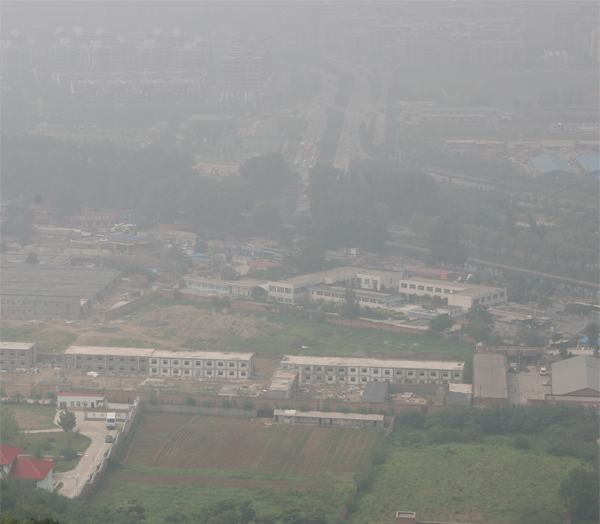
%> input picture InputImages/canon_input.png, 600 x 524 px; its folder holds only this picture in this run
$ octave demo.m   (GNU Octave 9; MATLAB toolbox functions it lacks are replaced by stand-ins)
%> lines starting %> are read from the running program, lines starting %| are printed output that depends on the picture
### CEEF.m
function result = CEEF(img)

img_haze = im2double(img);
[H, W, C] = size(img_haze);
I = zeros(H, W, C, 5);
range = linspace(1, 5, 5);
%% GC
% I(:, :, :, 5) = img_haze;
for i = 2:5
     I(:, :, :, i) = img_haze .^ range(i);
end
%% CP-AHE
imageIn = img;
sizeIn = size(imageIn);
width = sizeIn(2);
height = sizeIn(1);

imageInComb = zeros(height, width*3);
imageInComb(:, 1:3:end) = imageIn(:, :, 1);
imageInComb(:, 2:3:end) = imageIn(:, :, 2);
imageInComb(:, 3:3:end) = imageIn(:, :, 3);

imageOutComb = adapthisteq(uint8(imageInComb));

imageOut = zeros(height, width, 3);
imageOut(:, :, 1) = imageOutComb(:, 1:3:end);
imageOut(:, :, 2) = imageOutComb(:, 2:3:end);
imageOut(:, :, 3) = imageOutComb(:, 3:3:end);
I(:, :, :, 1) = im2double(uint8(imageOut));

%%
%% FSPD-MEF
%% the finest scale
r1 = 5;
[ D1,i_mean1,aa1,N1] = scale_fine(I,r1);

%% the intermediate  scale
[w,h,~,~]=size(I);
nlev = floor(log(min(w,h)) / log(2))-3;
D2 = cell(nlev,1);
aa2= cell(nlev,1);
N2= cell(nlev,1);

r2 = 4;
r2_reconstruct = zeros(1,nlev);
for ii=1:nlev
    r2_reconstruct(ii) = r2;
    [ D2{ii},i_mean2,aa2{ii},N2{ii}] = scale_interm(i_mean1,r2);
    i_mean1=i_mean2;
    r2 = max(r2-1,1);
end


%% the coarsest  scale
r3=max(r2-1,1);
[fI3,i_mean3,aa3,N3] = scale_coarse(i_mean2,r3);

%% reconstruct
%% Intermediate layers
for ii = nlev:-1:1
    temp=aa2{ii};
    fI=zeros(size(temp));
    fI(1:2:size(temp,1),1:2:size(temp,2))=fI3;
    B2=boxfilter(fI, r2_reconstruct(ii))./ N2{ii}+D2{ii};

    fI3=B2;
end
%% finest layers
fI=zeros(size(aa1));
fI(1:2:size(aa1,1),1:2:size(aa1,2))=B2;
B1=boxfilter(fI, r1)./ N1;
result = repmat(B1,[1 1 3])+D1;
end

### scale_fine.m
% ========================================================================
% Fast Multi-Scale Structural Patch Decomposition for Multi-Exposure Image Fusion, TIP,2020
% algorithm Version 1.0
% Copyright(c) 2020, Hui Li, Kede Ma, Yongwei Yong and Lei Zhang
% All Rights Reserved.
% ----------------------------------------------------------------------
% Permission to use, copy, or modify this software and its documentation
% for educational and research purposes only and without fee is hereby
% granted, provided that this copyright notice and the original authors'
% names appear on all copies and supporting documentation. This program
% shall not be used, rewritten, or adapted as the basis of a commercial
% software or hardware product without first obtaining permission of the
% authors. The authors make no representations about the suitability of
% this software for any purpose. It is provided "as is" without express
% or implied warranty.
%----------------------------------------------------------------------
% Please refer to the following paper:
% H. Li et al., "Fast Multi-Scale Structural Patch Decomposition for Multi-Exposure Image Fusion, 2020" In press
% IEEE Transactions on Image Processing
% Please kindly report any suggestions or corrections to xiaohui102788@126.com
%----------------------------------------------------------------------

function [fI3, i_meant,aa,N1] = scale_fine(imgSeqColor,r)

[h,w,c,n]=size(imgSeqColor);
N = boxfilter(ones(h, w), r);

tem=ones(h, w);
tem(:,2:2:w)=0;
tem(2:2:h,:)=0;
N1= boxfilter(tem, r);


p=4;

[WD, Cmax,i_mean2]= weight_cal_detail(imgSeqColor,p,r);
WD=WD.*repmat(Cmax,[1 1 n]);


% WD= weight_cal(imgSeqColor,[0 0 0 0 1 0 0]);


% WB= weight_cal(imgSeqColor,[0 0 0 0 0 1 0]);
% WD=WB;

F_temp2_detail=zeros(h,w,c,n);
% F_temp2_base=zeros(h,w,c,n);


%% approximate aggregation through averaging(mean filter) the weight map
i_meant=zeros(ceil(h/2),ceil(w/2),2);

% tic
for i = 1:n


    aa=i_mean2(:,:,i).*tem;
    i_meant(:,:,i)=aa(1:2:h,1:2:w);
    W_D1=boxfilter(i_mean2(:,:,i).*WD(:,:,i), r)./ N;
    W_D2=boxfilter(WD(:,:,i), r)./ N;

    F_temp2_detail(:,:,:,i)=repmat(W_D2,[1 1 3]).*imgSeqColor(:,:,:,i)-repmat(W_D1,[1 1 3]);


end


fI3=sum(F_temp2_detail,4);
% toc

%figure,imshow(mat2gray(fI3))


end

### boxfilter.m
function imDst = boxfilter(imSrc, r)

%   BOXFILTER   O(1) time box filtering using cumulative sum
%
%   - Definition imDst(x, y)=sum(sum(imSrc(x-r:x+r,y-r:y+r)));
%   - Running time independent of r;
%   - Equivalent to the function: colfilt(imSrc, [2*r+1, 2*r+1], 'sliding', @sum);
%   - But much faster.

[hei, wid] = size(imSrc);
imDst = zeros(size(imSrc));

%cumulative sum over Y axis
imCum = cumsum(imSrc, 1);
%difference over Y axis
imDst(1:r+1, :) = imCum(1+r:2*r+1, :);
imDst(r+2:hei-r, :) = imCum(2*r+2:hei, :) - imCum(1:hei-2*r-1, :);
imDst(hei-r+1:hei, :) = repmat(imCum(hei, :), [r, 1]) - imCum(hei-2*r:hei-r-1, :);

%cumulative sum over X axis
imCum = cumsum(imDst, 2);
%difference over Y axis
imDst(:, 1:r+1) = imCum(:, 1+r:2*r+1);
imDst(:, r+2:wid-r) = imCum(:, 2*r+2:wid) - imCum(:, 1:wid-2*r-1);
imDst(:, wid-r+1:wid) = repmat(imCum(:, wid), [1, r]) - imCum(:, wid-2*r:wid-r-1);
end

### weight_cal_detail.m
% ========================================================================
% Fast Multi-Scale Structural Patch Decomposition for Multi-Exposure Image Fusion, TIP,2020
% algorithm Version 1.0
% Copyright(c) 2020, Hui Li, Kede Ma, Yongwei Yong and Lei Zhang
% All Rights Reserved.
% ----------------------------------------------------------------------
% Permission to use, copy, or modify this software and its documentation
% for educational and research purposes only and without fee is hereby
% granted, provided that this copyright notice and the original authors'
% names appear on all copies and supporting documentation. This program
% shall not be used, rewritten, or adapted as the basis of a commercial
% software or hardware product without first obtaining permission of the
% authors. The authors make no representations about the suitability of
% this software for any purpose. It is provided "as is" without express
% or implied warranty.
%----------------------------------------------------------------------
% Please refer to the following paper:
% H. Li et al., "Fast Multi-Scale Structural Patch Decomposition for Multi-Exposure Image Fusion, 2020" In press
% IEEE Transactions on Image Processing
% Please kindly report any suggestions or corrections to xiaohui102788@126.com
%----------------------------------------------------------------------
function [sMap,Cmax,i_mean2] = weight_cal_detail(I,p,r)
R=2*r+1;

[h,w,~,~]=size(I);
N1 = boxfilter(ones(h, w), r);

% countWindowt = ones(R, R);
% countWindow=countWindowt./sum(countWindowt(:));
if size(I,4)==1
N = size(I,3);
else
    N = size(I,4);
end

C = zeros(size(I,1),size(I,2),N);
i_mean2=zeros(size(I,1),size(I,2),N);
for i = 1:N

    if size(I,4)==1
    img = I(:,:,i);
        i_mean2(:,:,i)=boxfilter(img, r)./ N1;
     i_var2= boxfilter(img.*img, r) ./ N1- i_mean2(:,:,i).* i_mean2(:,:,i);

    i_var2=sqrt(max(i_var2,0));

    C(:,:,i) = i_var2 * sqrt( R^2  )+ 1e-12; % signal strengh
    else
       img = I(:,:,:,i);


       i_mean2(:,:,i)=boxfilter(img(:,:,1), r)./ N1+boxfilter(img(:,:,2), r)./ N1+boxfilter(img(:,:,3), r)./ N1;
        i_mean2(:,:,i)= i_mean2(:,:,i)./3;


%      i_var22= (boxfilter(img(:,:,1).*img(:,:,1), r)+ boxfilter(img(:,:,2).*img(:,:,2), r)+...
%          boxfilter(img(:,:,3).*img(:,:,3), r))./ N1- i_mean2(:,:,i).* i_mean2(:,:,i);
   i_var2= boxfilter(img(:,:,1).*img(:,:,1), r)./ N1+ boxfilter(img(:,:,2).*img(:,:,2), r)./ N1+...
         boxfilter(img(:,:,3).*img(:,:,3), r)./ N1- i_mean2(:,:,i).* i_mean2(:,:,i)*3;

    i_var2 = i_var2./3;


% %      b =  i_mean2(:,:,i) - a .*  i_mean2(:,:,i);
%       i_mean(:,:,i)= i_mean2(:,:,i).*(1-edg(:,:,i))+edg(:,:,i).*img;

%       i_mean(:,:,i)=guidedfilter(img, img, r, 0.01);

    i_var2=sqrt(max(i_var2,0));
%        sigma = sqrt( max( sigmaSq, 0 ) );
%     ed = sigma * sqrt( wSize^2 * s3 ) +1e-12 ; % signal strengh

    C(:,:,i) = i_var2 * sqrt( 3*R^2  )+ 1e-12; % signal strengh

%  img = mean(I(:,:,i),3);
    end

%     i_mean2=filter2(countWindow,img,'same');
%     i_var2=filter2(countWindow,img.*img,'same')-i_mean2.*i_mean2;


end
Cmax=max(C,[],3);
% Cmax=repmat(Cmax,[1 1 3]);


sMap1 = C.^p; % signal structure weighting map
sMap2 = C.^(p-1);
sMap = sMap1 + 1e-12;
normalizer = sum(sMap,3);
sMap = sMap2 ./ repmat(normalizer,[1, 1, N]) ;

### scale_interm.m
% ========================================================================
% Fast Multi-Scale Structural Patch Decomposition for Multi-Exposure Image Fusion, TIP,2020
% algorithm Version 1.0
% Copyright(c) 2020, Hui Li, Kede Ma, Yongwei Yong and Lei Zhang
% All Rights Reserved.
% ----------------------------------------------------------------------
% Permission to use, copy, or modify this software and its documentation
% for educational and research purposes only and without fee is hereby
% granted, provided that this copyright notice and the original authors'
% names appear on all copies and supporting documentation. This program
% shall not be used, rewritten, or adapted as the basis of a commercial
% software or hardware product without first obtaining permission of the
% authors. The authors make no representations about the suitability of
% this software for any purpose. It is provided "as is" without express
% or implied warranty.
%----------------------------------------------------------------------
% Please refer to the following paper:
% H. Li et al., "Fast Multi-Scale Structural Patch Decomposition for Multi-Exposure Image Fusion, 2020" In press
% IEEE Transactions on Image Processing
% Please kindly report any suggestions or corrections to xiaohui102788@126.com
%----------------------------------------------------------------------

function [fI3, i_meant,aa,N1] = scale_interm(imgSeqColor,r)

[h,w,n]=size(imgSeqColor);
N = boxfilter(ones(h, w), r);


tem=ones(h, w);
tem(:,2:2:w)=0;
tem(2:2:h,:)=0;
N1= boxfilter(tem, r);


p=4;


[WD, Cmax,i_mean2]= weight_cal_detail(imgSeqColor,p,r);
WD=WD.*repmat(Cmax,[1 1 n]);

% WD= weight_cal_gray(imgSeqColor,[0 0 0 1 1 0 0]);

% WB= weight_cal_gray(imgSeqColor,[0 0 0 0 0 1 0]);
% WD=WB;

F_temp2_detail=zeros(h,w,n);
% F_temp2_base=zeros(h,w,n);


%% approximate aggregation through averaging(mean filter) the weight map

i_meant=zeros(ceil(h/2),ceil(w/2),2);
% tic
for i = 1:n


    aa=i_mean2(:,:,i).*tem;
    i_meant(:,:,i)=aa(1:2:h,1:2:w);
    %      i_meant2(:,:,i)=i_meant(:,:,i).*(1-edg(:,:,i));

    %     W_D1=boxfilter(aa.*WD(:,:,i), r)./ N;
    %     W_D2=boxfilter(tem.*WD(:,:,i), r)./ N;

    W_D1=boxfilter(i_mean2(:,:,i).*WD(:,:,i), r)./ N;
    W_D2=boxfilter(WD(:,:,i), r)./ N;

    F_temp2_detail(:,:,i)=W_D2.*(imgSeqColor(:,:,i))-W_D1;

end


fI3=sum(F_temp2_detail,3);
% toc

%figure,imshow(mat2gray(fI3))


end

### scale_coarse.m
% ========================================================================
% Fast Multi-Scale Structural Patch Decomposition for Multi-Exposure Image Fusion, TIP,2020
% algorithm Version 1.0
% Copyright(c) 2020, Hui Li, Kede Ma, Yongwei Yong and Lei Zhang
% All Rights Reserved.
% ----------------------------------------------------------------------
% Permission to use, copy, or modify this software and its documentation
% for educational and research purposes only and without fee is hereby
% granted, provided that this copyright notice and the original authors'
% names appear on all copies and supporting documentation. This program
% shall not be used, rewritten, or adapted as the basis of a commercial
% software or hardware product without first obtaining permission of the
% authors. The authors make no representations about the suitability of
% this software for any purpose. It is provided "as is" without express
% or implied warranty.
%----------------------------------------------------------------------
% Please refer to the following paper:
% H. Li et al., "Fast Multi-Scale Structural Patch Decomposition for Multi-Exposure Image Fusion, 2020" In press
% IEEE Transactions on Image Processing
% Please kindly report any suggestions or corrections to xiaohui102788@126.com
%----------------------------------------------------------------------

function [fI3, i_meant,aa,N1] = scale_coarse(imgSeqColor,r)

[h,w,n]=size(imgSeqColor);
N = boxfilter(ones(h, w), r);

tem=ones(h, w);
tem(:,2:2:w)=0;
tem(2:2:h,:)=0;
N1= boxfilter(tem, r);

% N1=N;

p=6;

[WD, Cmax,i_mean2]= weight_cal_detail(imgSeqColor,p,r);

WD=WD.*repmat(Cmax,[1 1 n]);


% [6 lines of commented-out code are left out]
brightness='our';
% brightness='gamma';


WB= weight_cal_base(imgSeqColor,[0 0 0 0 1 1 0],brightness);

% WB_mask= weight_cal_gray(imgSeqColor,[0 0 0 0 0 0 1],brightness);
% WB=WB;


F_temp2_detail=zeros(h,w,n);
F_temp2_base=zeros(h,w,n);
F_temp2=zeros(h,w,n);


%% approximate aggregation through averaging(mean filter) the weight map
i_meant=zeros(ceil(h/2),ceil(w/2),2);

% tic
for i = 1:n


    aa=i_mean2(:,:,i).*tem;
    i_meant(:,:,i)=aa(1:2:h,1:2:w);

    %     W_D1=boxfilter(aa.*WD(:,:,i), r)./ N1;
    %     W_D2=boxfilter(WD(:,:,i).*tem, r)./ N1;
    %     W_B2=boxfilter(aa.*WB(:,:,i), r)./ N1;

    W_D1=boxfilter(i_mean2(:,:,i).*WD(:,:,i), r)./ N;
    W_D2=boxfilter(WD(:,:,i), r)./ N;
    W_B2=boxfilter(i_mean2(:,:,i).*WB(:,:,i), r)./ N;


    %     W_B2=boxfilter(imgSeqColor(:,:,i).*WB(:,:,i), r)./ N;


    F_temp2_detail(:,:,i)=W_D2.*(imgSeqColor(:,:,i))-W_D1;


    F_temp2_base(:,:,i)= W_B2;

    F_temp2(:,:,i)=F_temp2_detail(:,:,i)+F_temp2_base(:,:,i);

end


fI3=sum(F_temp2,3);
% toc

%figure, imshow(mat2gray(sum(F_temp2_detail,3)))
%figure, imshow(mat2gray(sum(F_temp2_base,3)))

end

### weight_cal_base.m
% ========================================================================
% Fast Multi-Scale Structural Patch Decomposition for Multi-Exposure Image Fusion, TIP,2020
% algorithm Version 1.0
% Copyright(c) 2020, Hui Li, Kede Ma, Yongwei Yong and Lei Zhang
% All Rights Reserved.
% ----------------------------------------------------------------------
% Permission to use, copy, or modify this software and its documentation
% for educational and research purposes only and without fee is hereby
% granted, provided that this copyright notice and the original authors'
% names appear on all copies and supporting documentation. This program
% shall not be used, rewritten, or adapted as the basis of a commercial
% software or hardware product without first obtaining permission of the
% authors. The authors make no representations about the suitability of
% this software for any purpose. It is provided "as is" without express
% or implied warranty.
%----------------------------------------------------------------------
% Please refer to the following paper:
% H. Li et al., "Fast Multi-Scale Structural Patch Decomposition for Multi-Exposure Image Fusion, 2020" In press
% IEEE Transactions on Image Processing
% Please kindly report any suggestions or corrections to xiaohui102788@126.com
%----------------------------------------------------------------------
function W= weight_cal_base(I,m,brightness)

r = size(I,1);
c = size(I,2);
N = size(I,3);


W = ones(r,c,N);

%compute the measures and combines them into a weight map
contrast_parm = m(1);
sat_parm = m(2);
wexp_parm = m(3);
fangcha_parm = m(4);
gradient_parm=m(5);
wexp2_parm=m(6);
mask_parm=m(7);


if (contrast_parm > 0)
    W = W.*contrast(I).^contrast_parm;
end
if (sat_parm > 0)
    W = W.*saturation(I).^sat_parm;
end
if (wexp_parm > 0)
    W = W.*well_exposedness(I).^wexp_parm;
end
if (fangcha_parm > 0)
    W = W.*fangcha(I).^fangcha_parm;
end
if (gradient_parm > 0)
    W = W.*gradient(I).^gradient_parm;
end

if (wexp2_parm > 0)
    W = W.*well_exposedness2(I,brightness).^wexp2_parm;
end
if (mask_parm > 0)
    W = W.*mask(I).^mask_parm;
end


%normalize weights: make sure that weights sum to one for each pixel
W = W + 1e-12; %avoids division by zero
W = W./repmat(sum(W,3),[1 1 N]);
%%%%%%%%%%%%%%%%%%%%%%%%%%%%%%%%%%%%%%%%%%%%%%%%%%%%%%%%%%%%%%%%%%%%%%%%%%%%%

% contrast measure
% [11 lines left out: function contrast, not called in this run]

% std measure

% [13 lines left out: function fangcha, not called in this run]

% gradient measure

function C = gradient(I)

N = size(I,3);
C = zeros(size(I,1),size(I,2),N);
for i = 1:N

%     img = rgb2gray(I(:,:,:,i));
   img=I(:,:,i);

    C(:,:,i) = imgradient(img);
end


% saturation measure
% [11 lines left out: function saturation, not called in this run]


% well-exposedness measure
% [10 lines left out: function well_exposedness, not called in this run]


function C = well_exposedness2(I,brightness)
% sig = .2;
N = size(I,3);
C = zeros(size(I,1),size(I,2),N);
for i = 1:N

%  img = rgb2gray(I(:,:,:,i));
     img=I(:,:,i);

%      img((img>=0.95)|(img<=0))=1;

 M=ones(size(I,1),size(I,2))*mean(img(:));
 C(:,:,i)=meanfun(img,M,brightness);
end


% [14 lines left out: function mask, not called in this run]

### meanfun.m


% ========================================================================
% Fast Multi-Scale Structural Patch Decomposition for Multi-Exposure Image Fusion, TIP,2020
% algorithm Version 1.0
% Copyright(c) 2020, Hui Li, Kede Ma, Yongwei Yong and Lei Zhang
% All Rights Reserved.
% ----------------------------------------------------------------------
% Permission to use, copy, or modify this software and its documentation
% for educational and research purposes only and without fee is hereby
% granted, provided that this copyright notice and the original authors'
% names appear on all copies and supporting documentation. This program
% shall not be used, rewritten, or adapted as the basis of a commercial
% software or hardware product without first obtaining permission of the
% authors. The authors make no representations about the suitability of
% this software for any purpose. It is provided "as is" without express
% or implied warranty.
%----------------------------------------------------------------------
% Please refer to the following paper:
% H. Li et al., "Fast Multi-Scale Structural Patch Decomposition for Multi-Exposure Image Fusion, 2020" In press
% IEEE Transactions on Image Processing
% Please kindly report any suggestions or corrections to xiaohui102788@126.com
%----------------------------------------------------------------------

function Y=meanfun(X,X_mean,index,width,xielv)


switch index

    case 'direct'
       Y=X;
Y(Y>=0.5)=1-Y(Y>=0.5);
    case 'truncated'
if 0==exist('width','var')
    width=0.8;%????????
end
if 0==exist('xielv','var')

    xielv=0.2; %????????
end
Mexp=1-(max(abs(X-0.5),0.0)-0.0)/(0.5-0.0);
Mexp=min(Mexp,width)/width;
m=0.5;
Y=(atan((Mexp-m).*(tan(pi*m-xielv*m)-tan(-pi*m+xielv*m)))+pi*m-xielv*m)./(pi-xielv);

    case 'gussian_lg'
        lSig=0.5;
       gSig=0.2;
      Y =  exp( -.5 * ( (X_mean - .5).^2 /gSig.^2 +  (X - .5).^2 /lSig.^2 ) );
     case 'gussian_l'
         lSig=0.2;
         Y=exp((-(X-0.5).^2)./(lSig.^2*2));
    case 'our'    %% arctan
     Y5=2/pi*atan(20*(X.*(X<=0.5)));
Y6=2/pi*atan(20*((1-X).*(X>0.5)));
Y7=Y5+Y6;
Y=Y7;

    case 'gamma'
gamma=5;
% lSig=0.5;
y1=X.^gamma*(0.25.^(1-gamma)).*(X<=0.25);
 y2=(0.5-(0.5-X).^gamma*(0.25.^(1-gamma))).*(X>0.25&X<0.5);
  y3=(0.5-(0.5-(1-X)).^gamma*(0.25.^(1-gamma))).*(X>=0.5&X<0.75);
  y4=(1-X).^gamma*(0.25.^(1-gamma)).*(X>=0.75&X<=1);

  y5=X_mean.^gamma*(0.25.^(1-gamma)).*(X_mean<=0.25);
 y6=(0.5-(0.5-X_mean).^gamma*(0.25.^(1-gamma))).*(X_mean>0.25&X_mean<0.5);
  y7=(0.5-(0.5-(1-X_mean)).^gamma*(0.25.^(1-gamma))).*(X_mean>=0.5&X_mean<0.75);
  y8=(1-X_mean).^gamma*(0.25.^(1-gamma)).*(X_mean>=0.75&X_mean<=1);
%   y5=exp((-(X_mean-0.5).^2)./(lSig.^2*2));
% y=y1+y2+y3+y4+y5+y6+y7+y8;
y=y1+y2+y3+y4;
Y=2*y;
% Y=Y7./repmat(max(Y7),size(Y7,1),1);
end

% Y=(atan((Mexp-m).*(tan(pi*m-xielv*m)-tan(-pi*m+xielv*m)))+pi*m-xielv*m)./(pi-xielv);
% Y=exp(-(X-0.5).^2)./(lSig.^2*2);
% Y =  exp( -.5 * ( (X_mean - .5).^2 /gSig.^2 +  (X - .5).^2 /lSig.^2 ) );


%% huatu
% [16 lines of commented-out code are left out]

### demo.m
clc;clear all;close all;
InputPath = '.\InputImages\';
FileName = dir(strcat(InputPath, '*.png'));
for k=1:length(FileName)
    tempFileName = FileName(k).name;
    ImPath = strcat(InputPath, tempFileName);
    img = imread(ImPath);
%> img is the input picture: size 524x600x3 uint8; mean R, G, B 145.4, 145.7, 143.1
    %%
%     tic
    result = im2uint8(CEEF(img));
%> in CEEF, `imageOutComb = adapthisteq(uint8(imageInComb));`:
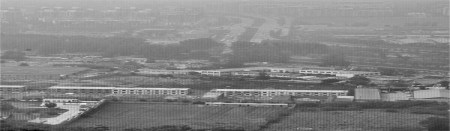
%> imageOutComb: size 524x1800 uint8 (shown at 1/4 size); min 0, max 255, mean 131.7
%> in boxfilter, `imDst(:, wid-r+1:wid) = repmat(imCum(:, wid), [1, r]) - imCum(:, wid-2..`:
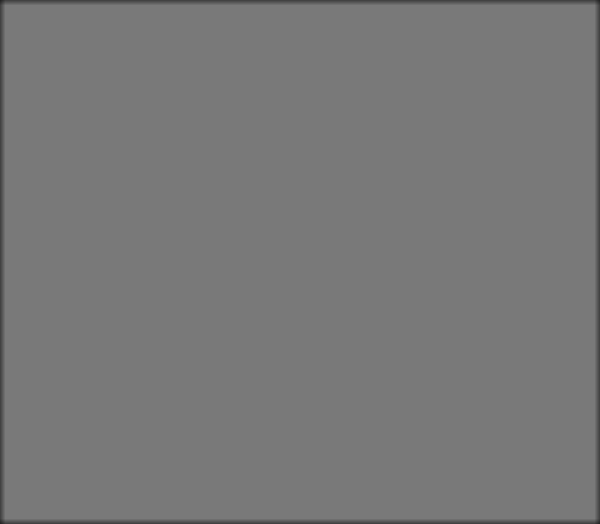
%> imDst: size 524x600 double; min 36, max 121, mean 119.8
%> in scale_fine, `tem(:,2:2:w)=0;`:
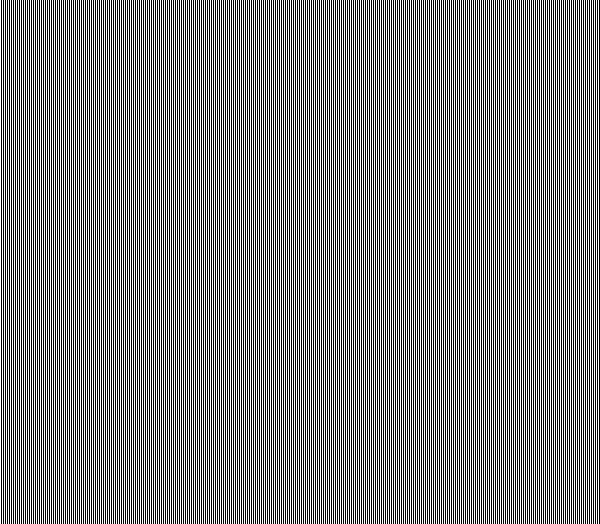
%> tem: size 524x600 double; values 0 (black) and 1 (white), 50% white in thin lines or dots
%> in scale_fine, `tem(2:2:h,:)=0;`:
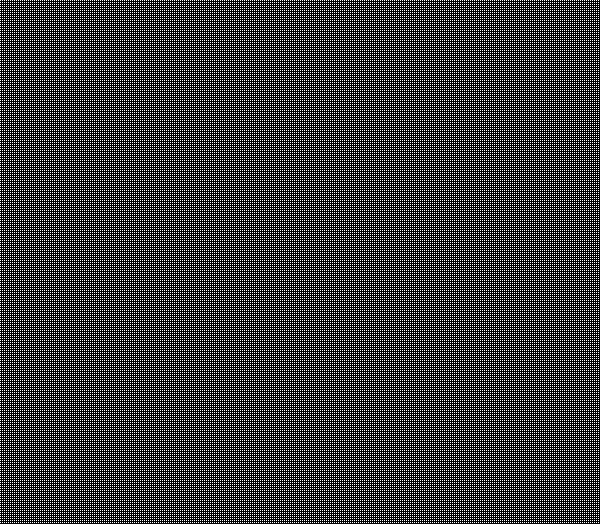
%> tem: size 524x600 double; values 0 (black) and 1 (white), 25% white in thin lines or dots
%> call 2 of boxfilter, with r = 5
%> in boxfilter (call 2), `imDst(:, wid-r+1:wid) = repmat(imCum(:, wid), [1, r]) - imCum(:, wid-2..`:
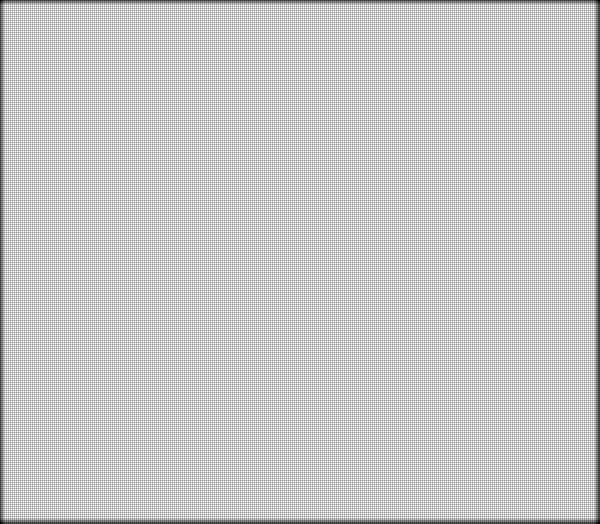
%> imDst: size 524x600 double; min 9, max 36, mean 30; drawn with min black and max white
%> the loop in weight_cal_detail, `for i = 1:N` made 5 passes
%> pass 1, in boxfilter (call 4), `imCum = cumsum(imDst, 2);`:
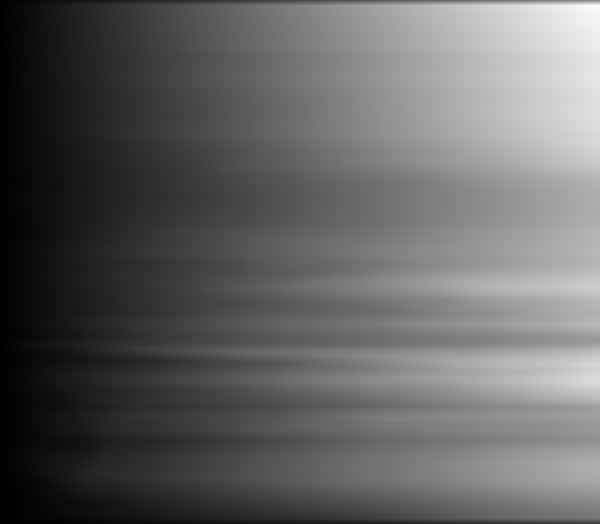
%> imCum: size 524x600 double; min 1.53, max 4563, mean 1764.4; drawn with min black and max white
%> after the loop in weight_cal_detail, `for i = 1:N`:
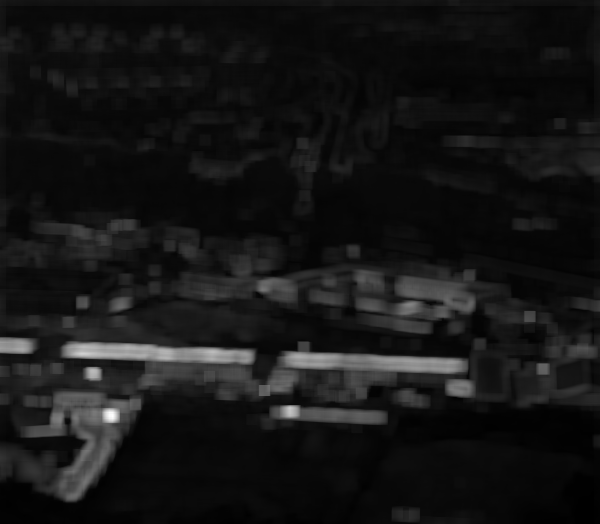
%> i_var2: size 524x600 double; min 0.000692, max 0.145, mean 0.0132; drawn with min black and max white
%> (the rest of the program and of its run is left out)
